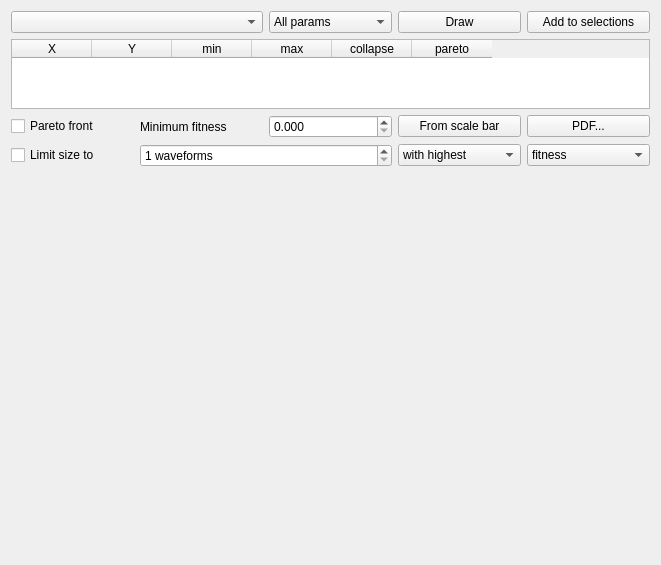
<?xml version="1.0" encoding="UTF-8"?>
<ui version="4.0">
 <class>WavegenFitnessMapper</class>
 <widget class="QWidget" name="WavegenFitnessMapper">
  <property name="geometry">
   <rect>
    <x>0</x>
    <y>0</y>
    <width>661</width>
    <height>565</height>
   </rect>
  </property>
  <property name="windowTitle">
   <string>Wavegen fitness map</string>
  </property>
  <layout class="QGridLayout" name="gridLayout" rowstretch="0,0,0,0,0">
   <item row="2" column="0">
    <widget class="QCheckBox" name="paretoFront">
     <property name="text">
      <string>Pareto front</string>
     </property>
    </widget>
   </item>
   <item row="3" column="3">
    <widget class="QComboBox" name="limitDirection">
     <item>
      <property name="text">
       <string>with highest</string>
      </property>
     </item>
     <item>
      <property name="text">
       <string>with lowest</string>
      </property>
     </item>
    </widget>
   </item>
   <item row="0" column="2">
    <widget class="QComboBox" name="targetParam">
     <item>
      <property name="text">
       <string>All params</string>
      </property>
     </item>
    </widget>
   </item>
   <item row="3" column="4">
    <widget class="QComboBox" name="limitAxis">
     <item>
      <property name="text">
       <string>fitness</string>
      </property>
     </item>
    </widget>
   </item>
   <item row="1" column="0" colspan="5">
    <widget class="QTableWidget" name="dimensions">
     <property name="sizePolicy">
      <sizepolicy hsizetype="Expanding" vsizetype="Maximum">
       <horstretch>0</horstretch>
       <verstretch>0</verstretch>
      </sizepolicy>
     </property>
     <property name="maximumSize">
      <size>
       <width>16777215</width>
       <height>16777215</height>
      </size>
     </property>
     <property name="sizeAdjustPolicy">
      <enum>QAbstractScrollArea::AdjustToContents</enum>
     </property>
     <property name="editTriggers">
      <set>QAbstractItemView::NoEditTriggers</set>
     </property>
     <attribute name="horizontalHeaderDefaultSectionSize">
      <number>80</number>
     </attribute>
     <attribute name="verticalHeaderDefaultSectionSize">
      <number>18</number>
     </attribute>
     <column>
      <property name="text">
       <string>X</string>
      </property>
     </column>
     <column>
      <property name="text">
       <string>Y</string>
      </property>
     </column>
     <column>
      <property name="text">
       <string>min</string>
      </property>
     </column>
     <column>
      <property name="text">
       <string>max</string>
      </property>
     </column>
     <column>
      <property name="text">
       <string>collapse</string>
      </property>
     </column>
     <column>
      <property name="text">
       <string>pareto</string>
      </property>
     </column>
    </widget>
   </item>
   <item row="0" column="0" colspan="2">
    <widget class="QComboBox" name="combo"/>
   </item>
   <item row="4" column="0" colspan="5">
    <widget class="QCustomPlot" name="plot" native="true"/>
   </item>
   <item row="2" column="1">
    <widget class="QLabel" name="label">
     <property name="text">
      <string>Minimum fitness</string>
     </property>
    </widget>
   </item>
   <item row="0" column="3">
    <widget class="QPushButton" name="btnDraw">
     <property name="text">
      <string>Draw</string>
     </property>
    </widget>
   </item>
   <item row="2" column="3">
    <widget class="QPushButton" name="readMinFitness">
     <property name="text">
      <string>From scale bar</string>
     </property>
    </widget>
   </item>
   <item row="2" column="4">
    <widget class="QPushButton" name="pdf">
     <property name="text">
      <string>PDF...</string>
     </property>
    </widget>
   </item>
   <item row="0" column="4">
    <widget class="QPushButton" name="btnAdd">
     <property name="text">
      <string>Add to selections</string>
     </property>
    </widget>
   </item>
   <item row="3" column="0">
    <widget class="QCheckBox" name="limitCheck">
     <property name="text">
      <string>Limit size to</string>
     </property>
    </widget>
   </item>
   <item row="2" column="2">
    <widget class="QDoubleSpinBox" name="minFitness">
     <property name="decimals">
      <number>3</number>
     </property>
     <property name="maximum">
      <double>999999999.998999953269958</double>
     </property>
    </widget>
   </item>
   <item row="3" column="1" colspan="2">
    <widget class="QSpinBox" name="limit">
     <property name="suffix">
      <string> waveforms</string>
     </property>
     <property name="minimum">
      <number>1</number>
     </property>
     <property name="maximum">
      <number>99999999</number>
     </property>
    </widget>
   </item>
  </layout>
 </widget>
 <customwidgets>
  <customwidget>
   <class>QCustomPlot</class>
   <extends>QWidget</extends>
   <header>qcustomplot.h</header>
   <container>1</container>
  </customwidget>
 </customwidgets>
 <resources/>
 <connections/>
</ui>
